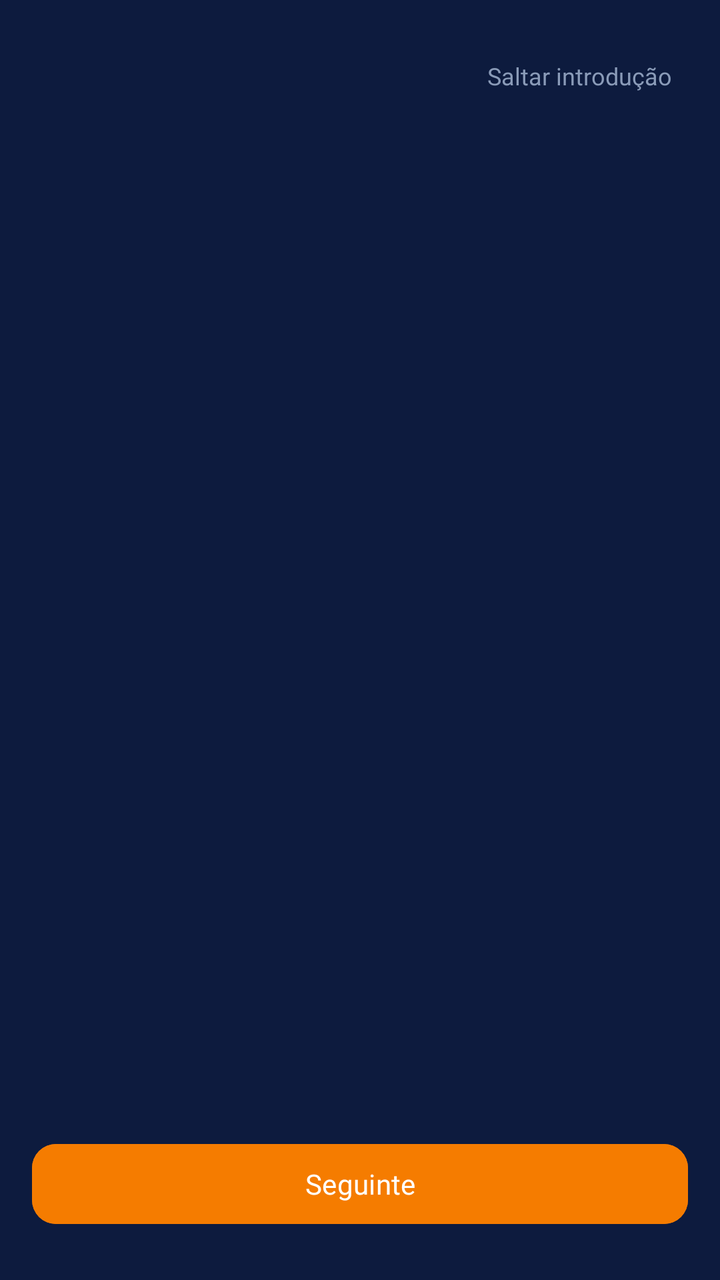
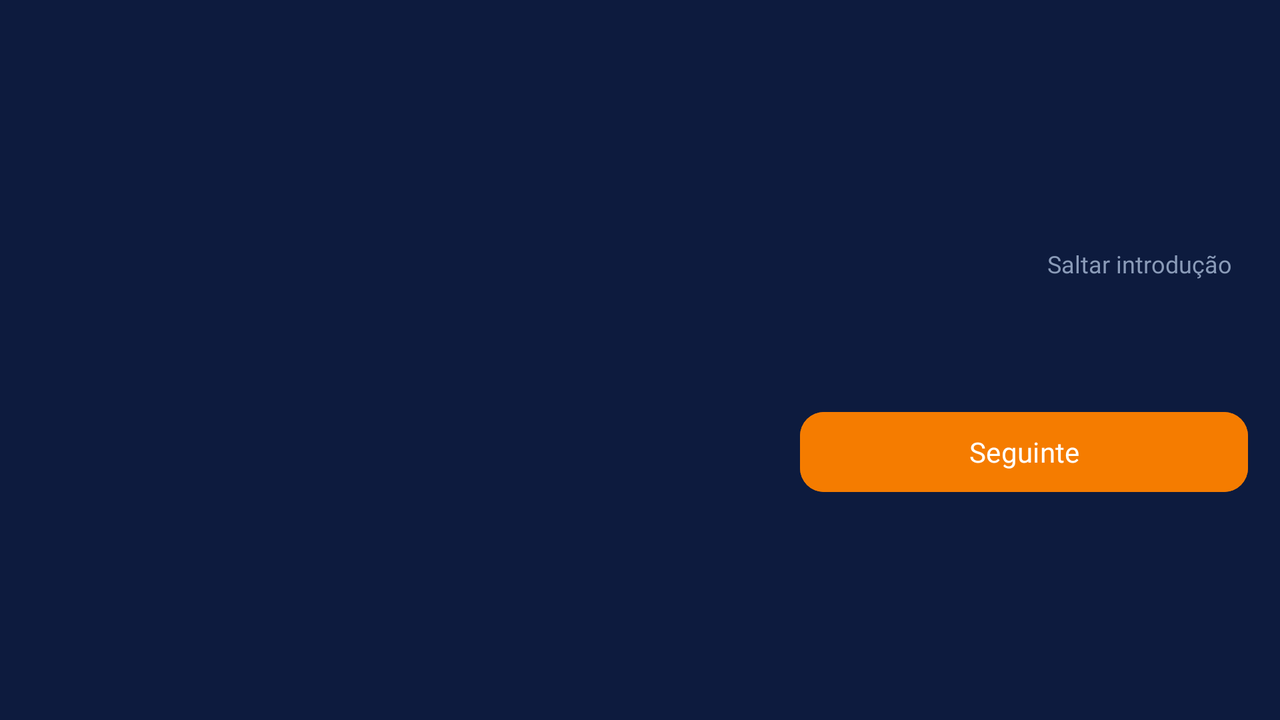

Two renders of one Android screen. The first uses the default layout on a phone; the second uses the alternative layout the repository ships for a different screen configuration, on a matching device. The two XML files are below.
<!-- AndroidManifest.xml: application theme Theme.HojeTemBola -->
<!-- res/layout/fragment_slider.xml -->
<?xml version="1.0" encoding="utf-8"?>
<androidx.constraintlayout.widget.ConstraintLayout
    xmlns:android="http://schemas.android.com/apk/res/android"
    xmlns:app="http://schemas.android.com/apk/res-auto"
    android:layout_width="match_parent"
    android:layout_height="match_parent"
    android:background="@color/bg_primary">

    
    <TextView
        android:id="@+id/btnSaltar"
        android:layout_width="wrap_content"
        android:layout_height="wrap_content"
        android:layout_marginTop="@dimen/spacing_lg"
        android:layout_marginEnd="@dimen/screen_padding"
        android:clickable="true"
        android:focusable="true"
        android:fontFamily="@font/poppins_regular"
        android:gravity="center"
        android:minHeight="44dp"
        android:minWidth="44dp"
        android:paddingStart="@dimen/spacing_sm"
        android:paddingEnd="@dimen/spacing_sm"
        android:text="@string/slider_saltar"
        android:textColor="@color/text_secondary"
        android:textSize="@dimen/text_body"
        app:layout_constraintEnd_toEndOf="parent"
        app:layout_constraintTop_toTopOf="parent" />

    
    <androidx.viewpager2.widget.ViewPager2
        android:id="@+id/viewPager"
        android:layout_width="0dp"
        android:layout_height="0dp"
        app:layout_constraintBottom_toTopOf="@id/dotsContainer"
        app:layout_constraintEnd_toEndOf="parent"
        app:layout_constraintStart_toStartOf="parent"
        app:layout_constraintTop_toBottomOf="@id/btnSaltar" />

    
    <LinearLayout
        android:id="@+id/dotsContainer"
        android:layout_width="wrap_content"
        android:layout_height="wrap_content"
        android:layout_marginBottom="@dimen/spacing_lg"
        android:gravity="center_vertical"
        android:orientation="horizontal"
        app:layout_constraintBottom_toTopOf="@id/btnSeguinte"
        app:layout_constraintEnd_toEndOf="parent"
        app:layout_constraintStart_toStartOf="parent" />

    
    <Button
        android:id="@+id/btnSeguinte"
        style="@style/Widget.HojeTemBola.Button.Primary"
        android:layout_width="0dp"
        android:layout_height="@dimen/button_height"
        android:layout_marginStart="@dimen/screen_padding"
        android:layout_marginEnd="@dimen/screen_padding"
        android:layout_marginBottom="@dimen/spacing_xl"
        android:text="@string/slider_seguinte"
        app:layout_constraintBottom_toBottomOf="parent"
        app:layout_constraintEnd_toEndOf="parent"
        app:layout_constraintStart_toStartOf="parent" />

</androidx.constraintlayout.widget.ConstraintLayout>
<!-- resources referenced by this layout -->
<resources>
  <color name="bg_primary">#0D1B3E</color>
  <color name="text_secondary">#8A9BB8</color>
  <dimen name="button_height">48dp</dimen>
  <dimen name="screen_padding">16dp</dimen>
  <dimen name="spacing_lg">16dp</dimen>
  <dimen name="spacing_sm">8dp</dimen>
  <dimen name="spacing_xl">24dp</dimen>
  <dimen name="text_body">12sp</dimen>
  <string name="slider_saltar">Saltar introdução</string>
  <string name="slider_seguinte">Seguinte</string>
  <style name="Widget.HojeTemBola.Button.Primary" parent="Widget.Material3.Button">
          <item name="android:backgroundTint">@color/orange</item>
          <item name="android:textColor">@color/white</item>
          <item name="android:textSize">14sp</item>
          <item name="cornerRadius">@dimen/button_radius</item>
          <item name="fontFamily">@font/poppins_semi_bold</item>
      </style>
  <style name="Theme.HojeTemBola" parent="Base.Theme.HojeTemBola" />
  <color name="orange">#F57C00</color>
  <color name="white">#FFFFFFFF</color>
  <dimen name="button_radius">12dp</dimen>
  <style name="Base.Theme.HojeTemBola" parent="Theme.Material3.DayNight.NoActionBar">
  
          
          <item name="colorPrimary">@color/orange</item>
          <item name="colorPrimaryVariant">@color/bg_primary</item>
          <item name="colorOnPrimary">@color/white</item>
  
          
          <item name="colorSecondary">@color/green</item>
          <item name="colorOnSecondary">@color/white</item>
  
          
          <item name="colorSurface">@color/bg_surface</item>
          <item name="colorOnSurface">@color/text_primary</item>
          <item name="colorSurfaceVariant">@color/bg_border</item>
  
          
          <item name="android:colorBackground">@color/bg_primary</item>
          <item name="colorOnBackground">@color/text_primary</item>
  
          
          <item name="android:statusBarColor">@android:color/transparent</item>
          <item name="android:windowLightStatusBar" tools:targetApi="23">false</item>
  
      </style>
  <color name="green">#4CAF50</color>
  <color name="bg_surface">#162448</color>
  <color name="text_primary">#FFFFFF</color>
  <color name="bg_border">#1E3260</color>
</resources>
<!-- res/layout-land/fragment_slider.xml (the repository's variant of the layout above) -->
<!-- drawn on the phone turned sideways -->
<?xml version="1.0" encoding="utf-8"?>
<LinearLayout
    xmlns:android="http://schemas.android.com/apk/res/android"
    android:layout_width="match_parent"
    android:layout_height="match_parent"
    android:background="@color/bg_primary"
    android:orientation="horizontal">

    
    <androidx.viewpager2.widget.ViewPager2
        android:id="@+id/viewPager"
        android:layout_width="0dp"
        android:layout_height="match_parent"
        android:layout_weight="3" />

    
    <LinearLayout
        android:layout_width="0dp"
        android:layout_height="match_parent"
        android:layout_weight="2"
        android:gravity="center"
        android:orientation="vertical"
        android:paddingStart="@dimen/spacing_lg"
        android:paddingEnd="@dimen/screen_padding">

        
        <TextView
            android:id="@+id/btnSaltar"
            android:layout_width="wrap_content"
            android:layout_height="wrap_content"
            android:layout_gravity="end"
            android:layout_marginBottom="@dimen/spacing_xl"
            android:clickable="true"
            android:focusable="true"
            android:fontFamily="@font/poppins_regular"
            android:gravity="center"
            android:minHeight="44dp"
            android:minWidth="44dp"
            android:paddingStart="@dimen/spacing_sm"
            android:paddingEnd="@dimen/spacing_sm"
            android:text="@string/slider_saltar"
            android:textColor="@color/text_secondary"
            android:textSize="@dimen/text_body" />

        
        <LinearLayout
            android:id="@+id/dotsContainer"
            android:layout_width="wrap_content"
            android:layout_height="wrap_content"
            android:layout_marginBottom="@dimen/spacing_xl"
            android:gravity="center_vertical"
            android:orientation="horizontal" />

        
        <Button
            android:id="@+id/btnSeguinte"
            style="@style/Widget.HojeTemBola.Button.Primary"
            android:layout_width="match_parent"
            android:layout_height="@dimen/button_height"
            android:text="@string/slider_seguinte" />

    </LinearLayout>

</LinearLayout>
